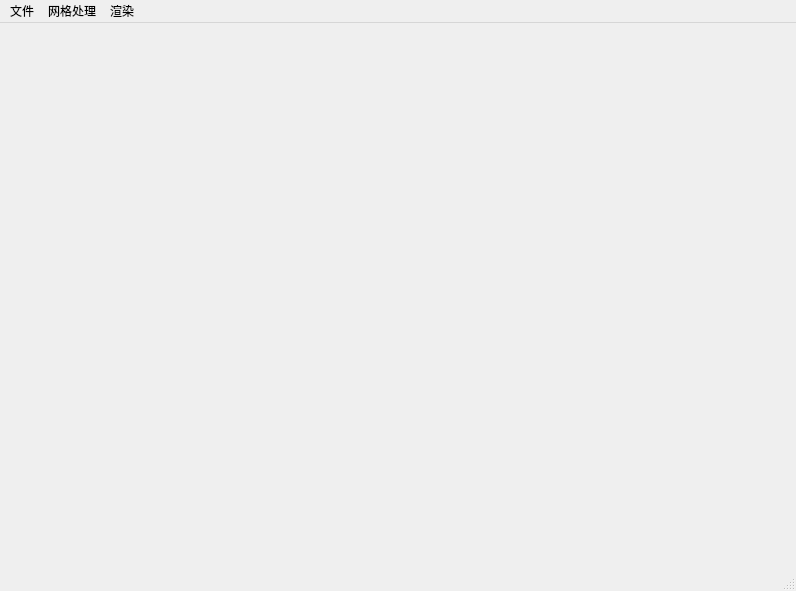
<?xml version="1.0" encoding="UTF-8"?>
<ui version="4.0">
 <class>MainWindow</class>
 <widget class="QMainWindow" name="MainWindow">
  <property name="geometry">
   <rect>
    <x>0</x>
    <y>0</y>
    <width>796</width>
    <height>591</height>
   </rect>
  </property>
  <property name="windowTitle">
   <string>MainWindow</string>
  </property>
  <widget class="QWidget" name="centralwidget"/>
  <widget class="QMenuBar" name="menubar">
   <property name="geometry">
    <rect>
     <x>0</x>
     <y>0</y>
     <width>796</width>
     <height>22</height>
    </rect>
   </property>
   <widget class="QMenu" name="menuFile">
    <property name="title">
     <string>文件</string>
    </property>
    <widget class="QMenu" name="menuCase">
     <property name="title">
      <string>病例</string>
     </property>
     <addaction name="actionCaseTest1"/>
    </widget>
    <addaction name="actionOpenMeshFile"/>
    <addaction name="actionOpenMeshFolder"/>
    <addaction name="menuCase"/>
   </widget>
   <widget class="QMenu" name="menuMesh">
    <property name="title">
     <string>网格处理</string>
    </property>
    <addaction name="actionCutting"/>
    <addaction name="actionVisibleTooth"/>
    <addaction name="actionVisibleGingiva"/>
    <addaction name="actionShowToothAndGingiva"/>
   </widget>
   <widget class="QMenu" name="menuRendering">
    <property name="title">
     <string>渲染</string>
    </property>
    <addaction name="actionUseTexture"/>
   </widget>
   <addaction name="menuFile"/>
   <addaction name="menuMesh"/>
   <addaction name="menuRendering"/>
  </widget>
  <widget class="QStatusBar" name="statusbar"/>
  <action name="actionOpenMeshFile">
   <property name="text">
    <string>打开文件</string>
   </property>
  </action>
  <action name="actionCutting">
   <property name="text">
    <string>分割</string>
   </property>
  </action>
  <action name="actionVisibleTooth">
   <property name="text">
    <string>隐藏牙齿</string>
   </property>
  </action>
  <action name="actionVisibleGingiva">
   <property name="text">
    <string>隐藏牙龈</string>
   </property>
  </action>
  <action name="actionShowToothAndGingiva">
   <property name="text">
    <string>显示牙齿和牙龈</string>
   </property>
  </action>
  <action name="actionOpenMeshFolder">
   <property name="text">
    <string>打开文件夹</string>
   </property>
  </action>
  <action name="actionUseTexture">
   <property name="text">
    <string>使用纹理</string>
   </property>
  </action>
  <action name="actionCaseTest1">
   <property name="text">
    <string>打开142856病例下颌</string>
   </property>
  </action>
 </widget>
 <resources/>
 <connections/>
</ui>
